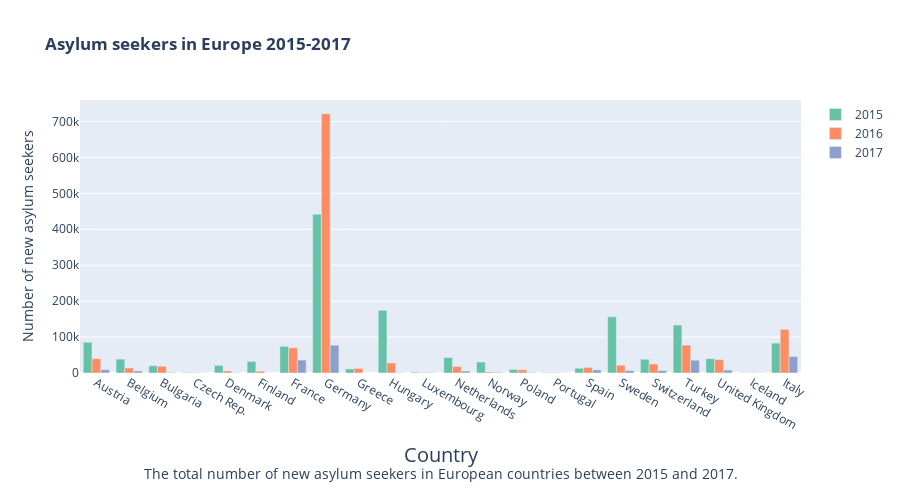

Here is the notebook cell this chart was saved with:
### Markdown cell above
### Asylum seekers in Europe 2015-2017

### Code cell
# Read the CSV file into a DataFrame
pmpc_df = pd.read_csv("data/processed_monthly_per_country.csv", sep=",", low_memory=False)

# Rename the column for the United Kingdom
pmpc_df = pmpc_df.rename(columns={"United Kingdom of Great Britain and Northern Ireland": "United Kingdom"})

# Remove unwanted columns
columns_to_drop = ['Canada', 'Liechtenstein', 'Rep. of Korea', 'New Zealand', 'USA (EOIR)', 'USA (INS/DHS)',
                   'Japan', 'Canada', 'Liechtenstein', 'Rep. of Korea', 'New Zealand', 'USA (EOIR)', 'USA (INS/DHS)',
                   'The former Yugoslav Rep. of Macedonia', 'Serbia and Kosovo: S/RES/1244 (1999)', 'Albania',
                   'Lithuania', 'Montenegro', 'Bosnia and Herzegovina', 'Estonia', 'Slovakia', 'Japan', "Cyprus",
                   "Latvia", "Malta", "Croatia", "Slovenia", "Romania", "Ireland", "Australia"]
pmpc_df = pmpc_df.drop(columns_to_drop, axis=1)

# Create trace for each year
trace = [
    go.Bar(
        name='2015',
        x=pmpc_df.columns[2:],
        y=pmpc_df[pmpc_df.Year == 2015].iloc[:, 2:].sum(),
        marker_color='rgb(102,194,165)'
    ),
    go.Bar(
        name='2016',
        x=pmpc_df.columns[2:],
        y=pmpc_df[pmpc_df.Year == 2016].iloc[:, 2:].sum(),
        marker_color='rgb(252,141,98)'
    ),
    go.Bar(
        name='2017',
        x=pmpc_df.columns[2:],
        y=pmpc_df[pmpc_df.Year == 2017].iloc[:, 2:].sum(),
        marker_color='rgb(141,160,203)'
    )
]

# Set layout for the plot
layout = go.Layout(
    xaxis=go.layout.XAxis(
        type='category'
    )
)

# Create the figure
fig = go.Figure(data=trace, layout=layout)

# Update layout and display the plot
fig.update_layout(
    title='<b>Asylum seekers in Europe 2015-2017</b>',
    yaxis=dict(
        title='Number of new asylum seekers'
    ),
    xaxis=dict(
        title='Country<br><sup>The total number of new asylum seekers in European countries between 2015 and 2017.</sup>',
        titlefont_size=20,
    ),
    height=500
)

# Show the plot
fig.show()

### Figure 1 — Plotly figure (JSON) as saved in the notebook; plotly's stock layout.template omitted (floating-point values rounded to 4 significant figures)
{"data": [{"marker": {"color": "rgb(102,194,165)"}, "name": "2015", "type": "bar", "x": ["Austria", "Belgium", "Bulgaria", "Czech Rep.", "Denmark", "Finland", "France", "Germany", "Greece", "Hungary", "Luxembourg", "Netherlands", "Norway", "Poland", "Portugal", "Spain", "Sweden", "Switzerland", "Turkey", "United Kingdom", "Iceland", "Italy"], "y": [85617, 38695, 20163, 1245, 21225, 32271, 74296, 441899, 11365, 174430, 2300, 43099, 30523, 10254, 896, 13366, 156459, 38123, 133585, 39968, 355, 83243]}, {"marker": {"color": "rgb(252,141,98)"}, "name": "2016", "type": "bar", "x": ["Austria", "Belgium", "Bulgaria", "Czech Rep.", "Denmark", "Finland", "France", "Germany", "Greece", "Hungary", "Luxembourg", "Netherlands", "Norway", "Poland", "Portugal", "Spain", "Sweden", "Switzerland", "Turkey", "United Kingdom", "Iceland", "Italy"], "y": [39952, 13988, 18737, 899, 5698, 4727, 70240, 721778, 12796, 27891, 1529, 17965, 2872, 9137, 1077, 15563, 21641, 25195, 77474, 37370, 872, 121593]}, {"marker": {"color": "rgb(141,160,203)"}, "name": "2017", "type": "bar", "x": ["Austria", "Belgium", "Bulgaria", "Czech Rep.", "Denmark", "Finland", "France", "Germany", "Greece", "Hungary", "Luxembourg", "Netherlands", "Norway", "Poland", "Portugal", "Spain", "Sweden", "Switzerland", "Turkey", "United Kingdom", "Iceland", "Italy"], "y": [9209, 5692, 1633, 349, 1006, 0, 35997, 77308, 0, 786, 818, 5467, 1731, 1335, 403, 8745, 6740, 6695, 35647, 8219, 258, 46135]}], "layout": {"height": 500, "title": {"text": "<b>Asylum seekers in Europe 2015-2017</b>"}, "xaxis": {"title": {"font": {"size": 20}, "text": "Country<br><sup>The total number of new asylum seekers in European countries between 2015 and 2017.</sup>"}, "type": "category"}, "yaxis": {"title": {"text": "Number of new asylum seekers"}}}}
